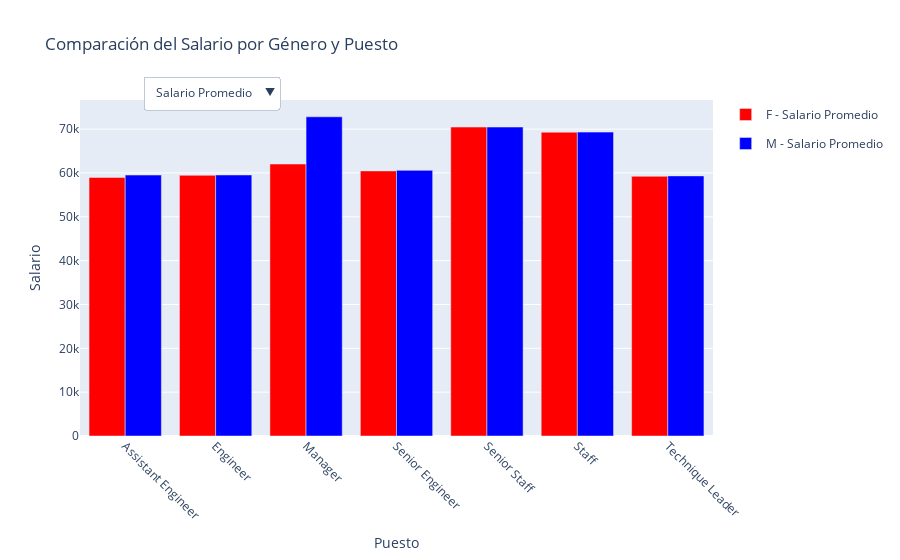

This figure's notebook cell:
### Markdown cell above
Con la ayuda de ChatGPT he usado plotly para pintar un grafico interactivo en el que podemos ver con los salarios para cada puesto (maximos, minimos y medios) suelen ser mayores para hombres sobre todo en el puesto de manager.

### Code cell
import plotly.graph_objects as go
import pandas as pd

# Suponiendo que 'df' contiene tus datos

# Crear una copia del DataFrame original para cada tipo de salario
df_avg = df.copy()
df_min = df.copy()
df_max = df.copy()

# Renombrar las columnas para cada tipo de salario
df_avg.rename(columns={'avg_salary': 'salary'}, inplace=True)
df_min.rename(columns={'min_salary': 'salary'}, inplace=True)
df_max.rename(columns={'max_salary': 'salary'}, inplace=True)

# Agregar una nueva columna para cada tipo de salario
df_avg['salary_type'] = 'Salario Promedio'
df_min['salary_type'] = 'Salario Mínimo'
df_max['salary_type'] = 'Salario Máximo'

# Concatenar los DataFrames
df_concat = pd.concat([df_avg, df_min, df_max])

# Agrupar los datos por puesto y tipo de salario para cada género
grouped_data = df_concat.groupby(['title', 'gender', 'salary_type']).agg({'salary': 'mean'}).reset_index()

# Crear el gráfico
fig = go.Figure()

# Definir colores para cada género
colors = {'M': 'blue', 'F': 'red'}

# Iterar sobre los géneros para agregar las barras correspondientes
for gender in grouped_data['gender'].unique():
    for salary_type in ['Salario Promedio', 'Salario Mínimo', 'Salario Máximo']:
        df_filtered = grouped_data[(grouped_data['gender'] == gender) & (grouped_data['salary_type'] == salary_type)]
        fig.add_trace(go.Bar(
            x=df_filtered['title'],
            y=df_filtered['salary'],
            name=f'{gender} - {salary_type}',
            marker_color=colors[gender],  # Seleccionar color según género
            legendgroup=gender,
            visible=False  # Inicialmente ocultamos todas las barras
        ))

# Mostrar las barras del primer género
fig.data[0].visible = True
fig.data[3].visible = True


# Crear botones para cambiar el tipo de salario
buttons = []
for i, salary_type in enumerate(['Salario Promedio', 'Salario Mínimo', 'Salario Máximo']):
    button = dict(label=salary_type,
                  method='update',
                  args=[{'visible': [i == j or (j >= 3 and j % 3 == i) for j in range(len(fig.data))]}])
    buttons.append(button)

# Actualizar el diseño del gráfico
fig.update_layout(
    barmode='group',
    title='Comparación del Salario por Género y Puesto',
    xaxis=dict(title='Puesto', tickangle=45),
    yaxis=dict(title='Salario'),
    updatemenus=[
        dict(buttons=buttons,
             direction='down',
             pad={'r': 10, 't': 10},
             showactive=True,
             x=0.1,
             xanchor='left',
             y=1.1,
             yanchor='top')
    ]
)

fig.show()

### Figure 1 — Plotly figure (JSON) as saved in the notebook; plotly's stock layout.template omitted (floating-point values rounded to 4 significant figures)
{"data": [{"legendgroup": "F", "marker": {"color": "red"}, "name": "F - Salario Promedio", "type": "bar", "visible": true, "x": ["Assistant Engineer", "Engineer", "Manager", "Senior Engineer", "Senior Staff", "Staff", "Technique Leader"], "y": [58960.0, 59450.0, 62040.0, 60470.0, 70470.0, 69300.0, 59240.0]}, {"legendgroup": "F", "marker": {"color": "red"}, "name": "F - Salario Mínimo", "type": "bar", "visible": false, "x": ["Assistant Engineer", "Engineer", "Manager", "Senior Engineer", "Senior Staff", "Staff", "Technique Leader"], "y": [38850, 38849, 40000, 38786, 38923, 38923, 39071]}, {"legendgroup": "F", "marker": {"color": "red"}, "name": "F - Salario Máximo", "type": "bar", "visible": false, "x": ["Assistant Engineer", "Engineer", "Manager", "Senior Engineer", "Senior Staff", "Staff", "Technique Leader"], "y": [117968, 138273, 93193, 138273, 152710, 152687, 144434]}, {"legendgroup": "M", "marker": {"color": "blue"}, "name": "M - Salario Promedio", "type": "bar", "visible": true, "x": ["Assistant Engineer", "Engineer", "Manager", "Senior Engineer", "Senior Staff", "Staff", "Technique Leader"], "y": [59520.0, 59550.0, 72810.0, 60590.0, 70470.0, 69320.0, 59330.0]}, {"legendgroup": "M", "marker": {"color": "blue"}, "name": "M - Salario Mínimo", "type": "bar", "visible": false, "x": ["Assistant Engineer", "Engineer", "Manager", "Senior Engineer", "Senior Staff", "Staff", "Technique Leader"], "y": [39089, 38851, 40000, 38851, 38735, 38735, 38623]}, {"legendgroup": "M", "marker": {"color": "blue"}, "name": "M - Salario Máximo", "type": "bar", "visible": false, "x": ["Assistant Engineer", "Engineer", "Manager", "Senior Engineer", "Senior Staff", "Staff", "Technique Leader"], "y": [133712, 140784, 108407, 140784, 158220, 158220, 132233]}], "layout": {"barmode": "group", "title": {"text": "Comparación del Salario por Género y Puesto"}, "updatemenus": [{"buttons": [{"args": [{"visible": [true, false, false, true, false, false]}], "label": "Salario Promedio", "method": "update"}, {"args": [{"visible": [false, true, false, false, true, false]}], "label": "Salario Mínimo", "method": "update"}, {"args": [{"visible": [false, false, true, false, false, true]}], "label": "Salario Máximo", "method": "update"}], "direction": "down", "pad": {"r": 10, "t": 10}, "showactive": true, "x": 0.1, "xanchor": "left", "y": 1.1, "yanchor": "top"}], "xaxis": {"tickangle": 45, "title": {"text": "Puesto"}}, "yaxis": {"title": {"text": "Salario"}}}}
